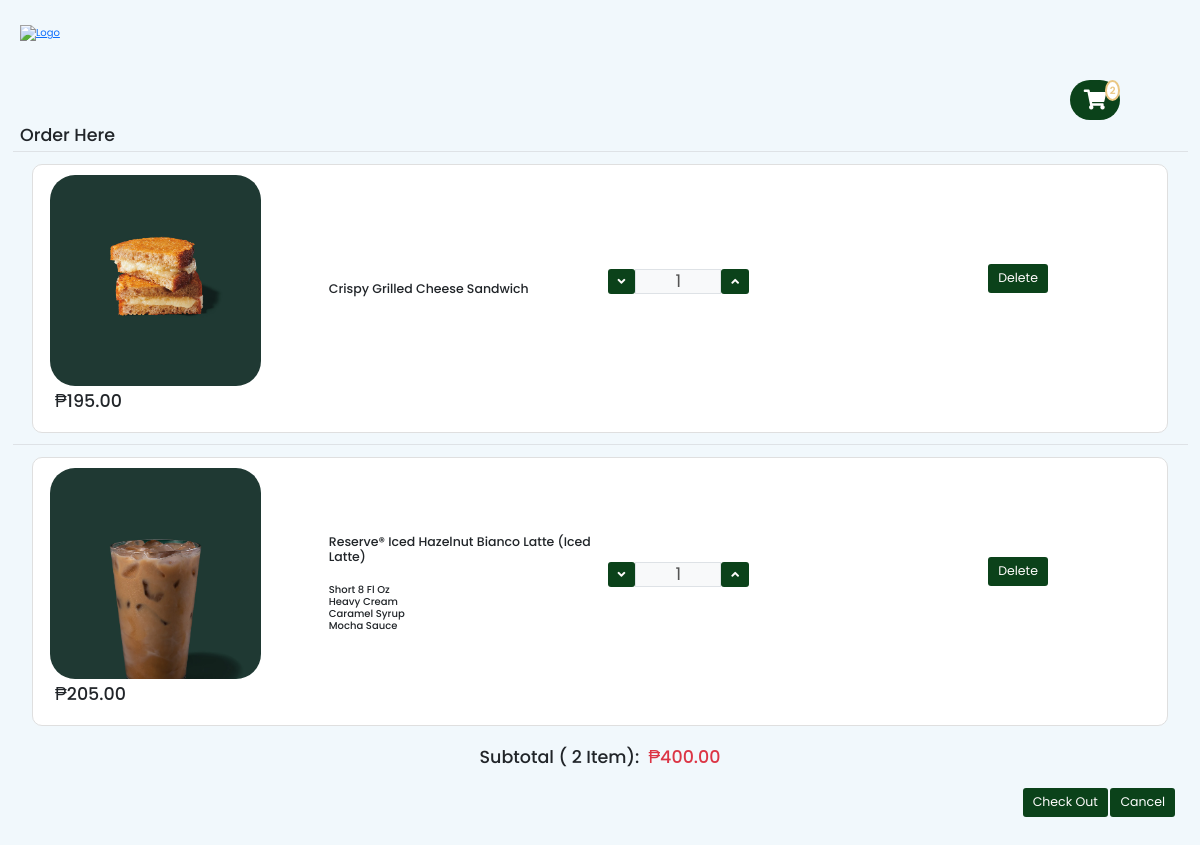
/Payment.php, run on the app's committed database.
### tables this page shows
CREATE TABLE `cart` (
  `cart_id` int(11) NOT NULL,
  `menu_id` int(11) DEFAULT NULL,
  `drinks_id` int(11) DEFAULT NULL
);

CREATE TABLE `menu` (
  `menu_id` int(11) NOT NULL,
  `menu_category` varchar(200) NOT NULL,
  `menu_name` varchar(255) NOT NULL,
  `menu_price` double(10,2) NOT NULL,
  `menu_image` varchar(255) DEFAULT NULL,
  `menu_description` text DEFAULT NULL,
  `menu_register` timestamp NOT NULL DEFAULT current_timestamp()
);

CREATE TABLE `cart_drinks` (
  `drinks_id` int(11) NOT NULL,
  `menu_id` int(11) NOT NULL,
  `MenuImage` varchar(255) NOT NULL,
  `OrderName` varchar(255) NOT NULL,
  `Price` double(10,2) NOT NULL,
  `CupSize` varchar(255) NOT NULL,
  `AddMilk` varchar(255) DEFAULT NULL,
  `AddFlavor` varchar(255) DEFAULT NULL,
  `AddSauces` varchar(255) DEFAULT NULL,
  `AddToppings` varchar(255) DEFAULT NULL,
  `Time` timestamp NOT NULL DEFAULT current_timestamp()
);

### database/DBController.php (called while the page is built, shortened)
<?php
class DBController
{
    protected $host = 'localhost';
    protected $user = 'root';
    protected $password = '';
    protected $database = "starbucks";
    public function __construct()
    {
        $this->con = mysqli_connect($this->host, $this->user, $this->password, $this->database);
    }
}

### functions.php (called while the page is built, shortened)
<?php
require ('database/DBController.php');
require ('database/Menu.php');
require ('database/Cart.php');
$db = new DBController();
$menu = new Menu($db);
$Cart = new Cart($db);

### database/Menu.php (called while the page is built, shortened)
<?php
class Menu
{
    public $db = null;
    public function __construct(DBController $db)
    {
        $this->db = $db;
    }
    public function getData($table = 'menu')
    {
        $result = $this->db->con->query("SELECT * FROM {$table}");
        $resultArray = array();
        while ($item = mysqli_fetch_array($result, MYSQLI_ASSOC)) {
            $resultArray[] = $item;
        }
        return $resultArray;
    }
    public function getProduct($menu_id = null, $table= 'menu'){
        if (isset($menu_id)){
            $result = $this->db->con->query("SELECT * FROM {$table} WHERE menu_id={$menu_id}");
            $resultArray = array();
            while ($item = mysqli_fetch_array($result, MYSQLI_ASSOC)){
                $resultArray[] = $item;
            }
            return $resultArray;
        }
    }
    public function getProduct_drinks($drinks_id = null, $table= 'cart_drinks'){
        if (isset($drinks_id)){
            $result = $this->db->con->query("SELECT * FROM {$table} WHERE drinks_id={$drinks_id}");
            $resultArray = array();
            while ($item = mysqli_fetch_array($result, MYSQLI_ASSOC)){
                $resultArray[] = $item;
            }
            return $resultArray;
        }
    }
}

### database/Cart.php (called while the page is built, shortened)
<?php
class Cart
{
    public function getSum($arr)
    {
        if (isset($arr)) {
            $sum = 0;
            foreach ($arr as $item) {
                $sum += floatval($item[0]);
            }
            return sprintf('%.2f', $sum);
        }
    }
}

### Payment.php (the view, shortened to what this page needs)
<!DOCTYPE html>
<html lang="en">
<head>
    <link href="https://cdn.jsdelivr.net/npm/bootstrap@5.1.3/dist/css/bootstrap.min.css" rel="stylesheet">
    <link rel="stylesheet" href="css/Payment.css">
</head>
<?php
require('functions.php');
?>
<body>
    <?php
    include('include/logo/logo.php');
    ?>
    <br>
    <br> <br>
    <?php
    include('include/cart/cart.php');
    ?>
    <br> <br> <br>
    <div class="container-2">
        <?php
        include('cart.php');
        ?>
        <h3 style="text-align: left;">Order here</h3>
        <?php
        foreach ($menu->getData('cart') as $item) :
            $cart = $menu->getProduct($item['menu_id']);
            $cart1 = $menu->getProduct_drinks($item['drinks_id']);
            if (is_null($item['menu_id'])) {
                $subTotal[] = array_map(function ($item) {
        ?>
                    <div class="row" style="min-height: 20vh; border-top: 1px solid #dee2e6;">
                        <div class="col" style="text-align: left;">
                            <div class="row" style="padding: 1rem; margin: 1%; background-color: #FFFFFF; border-radius: 10px; border: 1px solid #dfdfdf;">
                                <div class="col">
                                    <div>
                                        <img src="<?php echo $item['MenuImage'] ?? "./menu-img/Warm Drinks/Brewed Coffee/Caffe ministo.jpeg"; ?>" style="width: 80%; border-radius: 25px;">
                                    </div>
                                    <div style="padding: 0.5rem;">
                                        <h3>₱<span class="product_price" data-id="<?php echo $item['drinks_id'] ?? '0'; ?>"><?php echo $item['Price'] ?? "0.00"; ?></span></h3>
                                    </div>
                                </div>
                                <div class="col" style="margin: auto;">
                                    <h5><?php echo $item["OrderName"] ?? "Unknown"; ?></h6><br>
                                        <h6><?php echo $item["CupSize"] ?><br>
                                            <?php echo $item["AddMilk"] ?><br>
                                            <?php echo $item["AddFlavor"] ?><br>
                                            <?php echo $item["AddSauces"] ?><br>
                                            <?php $item["AddToppings"] ?><br>
                                        </h6>
                                </div>
                                <div class="col text-center h3" style="padding-top: 8%;">
                                    <div class="qty d-flex pt-2">
                                        <div class="d-flex font-rale w-25">
                                            <button data-id="<?php echo $item['drinks_id'] ?? '0'; ?>" class="qty-down btn-default btn-lg "><i class="fas fa-angle-down"></i></button>
                                            <input style="text-align: center;" type="text" size="3" data-id="<?php echo $item['drinks_id'] ?? '0'; ?>" class="qty_input border bg-light" disabled value="1" placeholder="1">
                                            <button class="qty-up btn-default btn-lg" data-id="<?php echo $item['drinks_id'] ?? '0'; ?>"><i class="fas fa-angle-up"></i></button>
                                        </div>
                                    </div>
                                </div>
                                <div class="col text-center" style="padding-top: 8%;">
                                    <?php $OrDel = $item["drinks_id"] ?>
                                    <form action="<?php $_SERVER['PHP_SELF'] ?>" method="POST">
                                        <button type="Submit" name="Delete" class="btn-default btn-lg" value=" <?= $OrDel ?>">Delete</button>
                                    </form>
                                </div>
                            </div>
                        </div>
                    </div>
                <?php
                    return $item['Price'];
                }, $cart1);
                ?>
                <?php
            } else {
                $subTotal[] = array_map(function ($item) {
                ?>
                    <div class="row" style="min-height: 20vh; border-top: 1px solid #dee2e6;">
                        <div class="col" style="text-align: left;">
                            <div class="row" style="padding: 1rem; margin: 1%; background-color: #FFFFFF; border-radius: 10px; border: 1px solid #dfdfdf;">
                                <div class="col">
                                    <div>
                                        <img src="<?php echo $item['menu_image'] ?? "./menu-img/not.png"; ?>" style="width: 80%; border-radius: 25px;">
                                    </div>
                                    <div style="padding: 0.5rem;">
                                        <h3>₱<span class="product_price1" data-id="<?php echo $item['menu_id'] ?? '0'; ?>"><?php echo $item['menu_price'] ?? "0.00"; ?></span></h3>
                                    </div>
                                </div>
                                <div class="col" style="margin: auto;">
                                    <h5><?php echo $item["menu_name"] ?? "Unknown"; ?></h6><br>
                                </div>
                                <div class="col text-center h3" style="padding-top: 8%;">
                                    <div class="qty1 d-flex pt-2">
                                        <div class="d-flex font-rale w-25">
                                            <button data-id="<?php echo $item['menu_id'] ?? '0'; ?>" class="qty-down1 btn-default btn-lg "><i class="fas fa-angle-down"></i></button>
                                            <input style="text-align: center;" type="text" size="3" data-id="<?php echo $item['menu_id'] ?? '0'; ?>" class="qty_input1 border bg-light" disabled value="1" placeholder="1">
                                            <button class="qty-up1 btn-default btn-lg" data-id="<?php echo $item['menu_id'] ?? '0'; ?>"><i class="fas fa-angle-up"></i></button>
                                        </div>
                                    </div>
                                </div>
                                <div class="col text-center" style="padding-top: 8%;">
                                    <?php $OrDel = $item["menu_id"] ?>
                                    <form action="<?php $_SERVER['PHP_SELF'] ?>" method="POST">
                                        <button type="Submit" name="Delete" class="btn-default btn-lg" value=" <?= $OrDel ?>">Delete</button>
                                    </form>
                                </div>
                            </div>
                        </div>
                    </div>
        <?php
                    return $item['menu_price'];
                }, $cart);
            }
        endforeach;
        ?>
        <div class="row row-cols-1 row-cols-md-3 g-4">
            <div class="col"></div>
            <div class="col h3" style="padding: 1rem;">Subtotal ( <?php echo isset($subTotal) ? count($subTotal) : 0; ?> item):&nbsp; <span class="text-danger">₱<span class="text-danger" id="deal-price"><?php echo isset($subTotal) ? $Cart->getSum($subTotal) : 0; ?></span> </span></div>
        </div>
        <form action="Done.php" method="POST">
            <div class="row" style="padding: 0.5rem;">
                <div class="col"></div>
                <div class="col"></div>
                <div class="col" style="text-align: right;">
                    <button class="btn-default btn-lg" name="submit" id="button" value="<?php echo isset($subTotal) ? $Cart->getSum($subTotal) : 0; ?>">Check Out</button>
        </form>
        <button class="btn-default btn-lg" name="" id="" value=""> <a href="index.php" style="text-decoration: none; color:white">Cancel</a></button>
    </div>
</body>
</html>

### include/logo/logo.php (shortened to what this page needs)
<div class="logo">
    <a href="menu.php"> <img src="https://logos-world.net/wp-content/uploads/2020/09/Starbucks-Emblem.png" alt="Logo"> </a>
</div>

### include/cart/cart.php (shortened to what this page needs)
<link rel="stylesheet" href="https://cdnjs.cloudflare.com/ajax/libs/font-awesome/5.15.3/css/all.min.css">
<div class="cart-right">
    <a href="Payment.php">
        <span class="fa-stack fa-2x has-badge" data-count="<?php echo count($menu->getData('cart')) ?? 0.00; ?>">
            <i class="fa fa-shopping-cart fa-stack-1x fa-inverse"></i>
        </span>
    </a>
</div>
  <?php
    include('include/loader/loader.php');
    ?>

### include/loader/loader.php (shortened to what this page needs)
<!DOCTYPE html>
<html lang="en">
<head>
</head>
<body>
</body>
</html>

### css/Payment.css (style rules this page uses)
:root { --mainGreen: #0b421a; --mainWhite: #fffcfc; --mainLightOrange: #eac784; --mainLightBrown: #604c4c; --mainDarkBrown: #362415; --hoverColor: #06270f; --backgroundColor: #f1f8fc; --darkOne: #312f3a; --darkTwo: #45424b; --lightOne: #919191; --lightTwo: #aaa; --bright_orange: #e6873c; --box-shadow: 0 .5rem 1.5rem rgba(0, 0, 0, .1); --scroll-hover: #808080; --scroll-bar-color: white; --scroll-thumb-color: #a6a6a6; }
* { margin:0; padding:0; box-sizing: border-box; text-decoration: none; outline: none; border:none; text-transform: capitalize; }
body { background-color: var(--backgroundColor); padding: 2rem; font-family: 'Poppins', sans-serif; }
html { font-size: 62.5%; overflow-x: hidden; }
.btn-default { background-color: var(--mainGreen); color: var(--mainWhite); border-color: #0b421a; }
.row { width: auto; }
.container-2 { min-height: 90vh; text-align: center; }

### include/logo/logo.php (style rules this page uses)
.logo img { width: 20rem; margin-top: -4rem; margin-bottom: -5rem; cursor: pointer; }

### include/cart/cart.php (style rules this page uses)
:root { --mainGreen: #0b421a; --mainWhite: #fffcfc; --mainLightOrange: #eac784; --mainLightBrown: #604c4c; --mainDarkBrown: #362415; --hoverColor: #06270f; --backgroundColor: #f1f8fc; --darkOne: #312f3a; --darkTwo: #45424b; --lightOne: #919191; --lightTwo: #aaa; --bright_orange: #e6873c; --box-shadow: 0 .5rem 1.5rem rgba(0, 0, 0, .1); }
.cart-right { position: absolute; right: 80px; }
.fa-stack[data-count]:after { position: absolute; right: 0%; top: 0%; content: attr(data-count); font-size: 10px; padding: .08em; border-radius: 50%; line-height: 1.5em; min-width: 1.5em; color: white; color: var(--mainLightOrange); text-align: center; font-weight: 600; background: white; border: 2px solid var(--mainLightOrange); }
.fa-shopping-cart { background-color: var(--mainGreen); border-radius: 50px; }

### data on the page
cart: menu.menu_image (picture), menu.menu_price "195.00", menu.menu_name "Crispy Grilled Cheese Sandwich"
cart: drinks.MenuImage (picture), drinks.Price "205.00", drinks.OrderName "Reserve® Iced Hazelnut Bianco Latte (Iced Latte)", drinks.CupSize "Short 8 Fl Oz", drinks.AddMilk "Heavy Cream", drinks.AddFlavor "Caramel Syrup", drinks.AddSauces "Mocha Sauce", drinks.drinks_id "1"

### other printed values
count($subTotal) "2"
$Cart->getSum($subTotal) "400.00"
